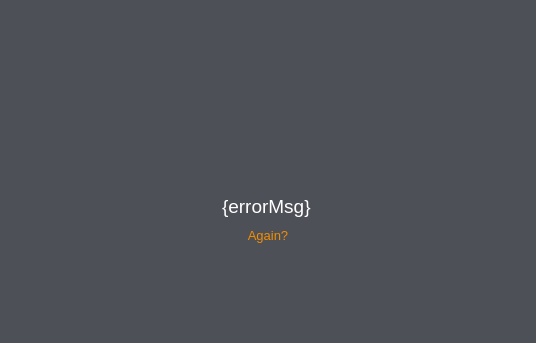
<?xml version="1.0" encoding="UTF-8"?>
<ui version="4.0">
    <class>Form</class>
    <widget class="QWidget" name="Form">
        <property name="geometry">
            <rect>
                <x>0</x>
                <y>0</y>
                <width>536</width>
                <height>343</height>
            </rect>
        </property>
        <property name="windowTitle">
            <string>Form</string>
        </property>
        <property name="styleSheet">
            <string notr="true">background-color: rgb(77, 80, 87);</string>
        </property>
        <layout class="QVBoxLayout" name="verticalLayout">
            <item>
                <spacer name="top_spacer">
                    <property name="orientation">
                        <enum>Qt::Vertical</enum>
                    </property>
                    <property name="sizeHint" stdset="0">
                        <size>
                            <width>20</width>
                            <height>40</height>
                        </size>
                    </property>
                </spacer>
            </item>
            <item>
                <widget class="QLabel" name="logo_label">
                    <property name="sizePolicy">
                        <sizepolicy hsizetype="Expanding" vsizetype="Fixed">
                            <horstretch>0</horstretch>
                            <verstretch>0</verstretch>
                        </sizepolicy>
                    </property>
                    <property name="minimumSize">
                        <size>
                            <width>0</width>
                            <height>43</height>
                        </size>
                    </property>
                    <property name="maximumSize">
                        <size>
                            <width>16777215</width>
                            <height>16777215</height>
                        </size>
                    </property>
                    <property name="text">
                        <string>&lt;html&gt;&lt;head/&gt;&lt;body&gt;&lt;p align=&quot;center&quot;&gt;&lt;img src=&quot;:/logo.png&quot;/&gt;&lt;/p&gt;&lt;/body&gt;&lt;/html&gt;</string>
                    </property>
                </widget>
            </item>
            <item>
                <spacer name="logo_error_spacer">
                    <property name="orientation">
                        <enum>Qt::Vertical</enum>
                    </property>
                    <property name="sizeType">
                        <enum>QSizePolicy::Fixed</enum>
                    </property>
                    <property name="sizeHint" stdset="0">
                        <size>
                            <width>20</width>
                            <height>30</height>
                        </size>
                    </property>
                </spacer>
            </item>
            <item alignment="Qt::AlignHCenter|Qt::AlignTop">
                <widget class="QLabel" name="error_label">
                    <property name="sizePolicy">
                        <sizepolicy hsizetype="Preferred" vsizetype="Preferred">
                            <horstretch>0</horstretch>
                            <verstretch>0</verstretch>
                        </sizepolicy>
                    </property>
                    <property name="minimumSize">
                        <size>
                            <width>0</width>
                            <height>0</height>
                        </size>
                    </property>
                    <property name="text">
                        <string>&lt;html&gt;&lt;head/&gt;&lt;body&gt;&lt;p align=&quot;center&quot;&gt;&lt;img
                            src=&quot;:/error_white.png&quot;/&gt;&lt;/p&gt;&lt;/body&gt;&lt;/html&gt;
                        </string>
                    </property>
                    <property name="alignment">
                        <set>Qt::AlignCenter</set>
                    </property>
                </widget>
            </item>
            <item alignment="Qt::AlignTop">
                <widget class="QLabel" name="error_msg_label">
                    <property name="frameShape">
                        <enum>QFrame::NoFrame</enum>
                    </property>
                    <property name="text">
                        <string>&lt;html&gt;&lt;head/&gt;&lt;body&gt;&lt;p align=&quot;center&quot;&gt;&lt;span
                            style=&quot; font-size:14pt; color:#ffffff;&quot;&gt;{errorMsg}&lt;/span&gt;&lt;/p&gt;&lt;/body&gt;&lt;/html&gt;
                        </string>
                    </property>
                    <property name="scaledContents">
                        <bool>false</bool>
                    </property>
                    <property name="wordWrap">
                        <bool>false</bool>
                    </property>
                </widget>
            </item>
            <item alignment="Qt::AlignHCenter|Qt::AlignTop">
                <widget class="QPushButton" name="again_button_err">
                    <property name="sizePolicy">
                        <sizepolicy hsizetype="Preferred" vsizetype="Preferred">
                            <horstretch>0</horstretch>
                            <verstretch>0</verstretch>
                        </sizepolicy>
                    </property>
                    <property name="font">
                        <font>
                            <pointsize>10</pointsize>
                        </font>
                    </property>
                    <property name="styleSheet">
                        <string notr="true">QPushButton {
                            color: #f28d01;
                            }

                            :hover{
                            color: #b56900;
                            }
                        </string>
                    </property>
                    <property name="text">
                        <string>Again?</string>
                    </property>
                    <property name="flat">
                        <bool>true</bool>
                    </property>
                </widget>
            </item>
            <item>
                <spacer name="again_bottom_spacer_err">
                    <property name="orientation">
                        <enum>Qt::Vertical</enum>
                    </property>
                    <property name="sizeHint" stdset="0">
                        <size>
                            <width>20</width>
                            <height>19</height>
                        </size>
                    </property>
                </spacer>
            </item>
        </layout>
    </widget>
    <resources>
        <include location="../res/resources.qrc"/>
    </resources>
    <connections/>
</ui>
